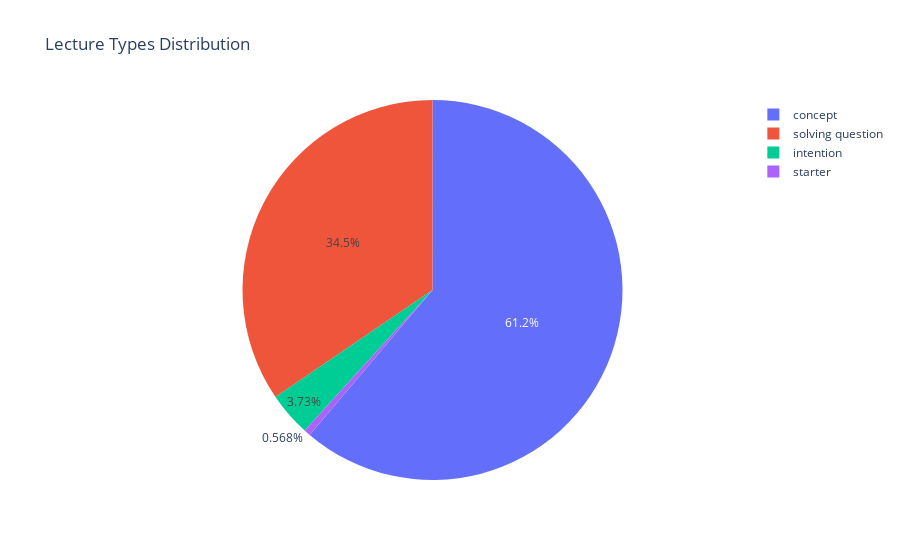

The code cell stored with this chart in its notebook:
### Markdown cell above
Analysis 6: Lecture Types Distribution

### Code cell
lecture_type_dist = lectures_train_merged['type_of'].value_counts().reset_index()
lecture_type_dist.columns = ['type_of', 'count']

fig6 = px.pie(
    lecture_type_dist,
    names='type_of',
    values='count',
    title='Lecture Types Distribution'
)
fig6.show()

### Figure 1 — Plotly figure (JSON) as saved in the notebook; plotly's stock layout.template omitted (floating-point values rounded to 4 significant figures)
{"data": [{"domain": {"x": [0, 1], "y": [0, 1]}, "hovertemplate": "type_of=%{label}<br>count=%{value}<extra></extra>", "labels": ["concept", "solving question", "intention", "starter"], "legendgroup": "", "name": "", "showlegend": true, "type": "pie", "values": [3122763, 1761857, 190385, 29011]}], "layout": {"legend": {"tracegroupgap": 0}, "title": {"text": "Lecture Types Distribution"}}}
